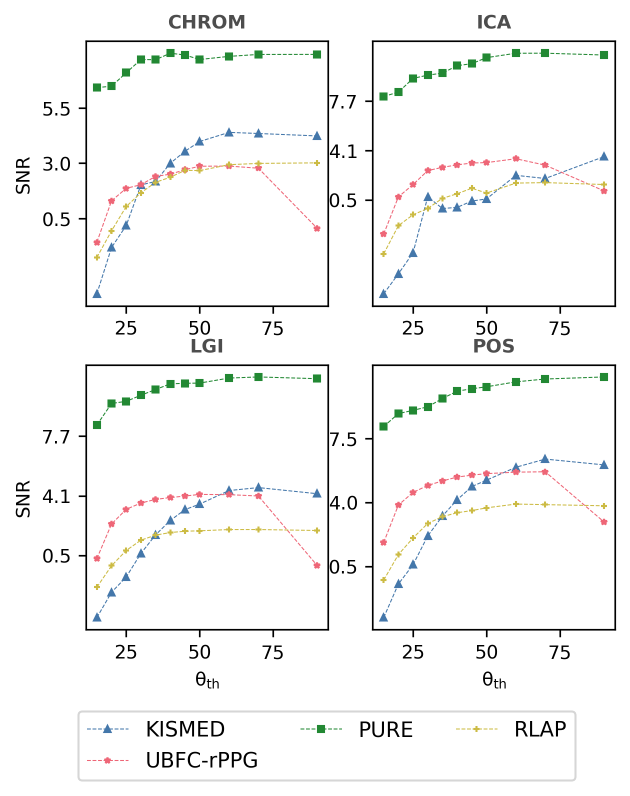
#> input picture notebooks/figs/angle_evaluation.png, 1259 x 1591 px (shown at 1/2 size)
$ python -i helper_code.py   (imports and definitions only)
#> lines starting #> are read from the running program, lines starting #| are printed output that depends on the picture; after the words box and inside, x2 and y2 are one past the last pixel; in counts of white or black regions, pixels touching at a corner belong together
#> further down, picture is the input picture: shape (1591, 1259, 3); mean B, G, R 245.6, 246.2, 245.9
import numpy as np
import cv2
from typing import List, Collection, NamedTuple

from matplotlib import colors as mcol, pyplot as plt, cm as cm
from scipy.spatial import distance, Delaunay
from scipy.interpolate import griddata

import roi_segmentation.DEFINITION_FACEMASK
from numba import jit


# [108 lines left out: functions triangle_centroid, euclidean_distance, apply_convex_hull, count_pixel_area_cv, count_pixel_area, generate_face_mask, not called in this run]


def skin_segmentation(frame):
    # Convert frame to rg-color space
    normalized_frame = cv2.cvtColor(frame, cv2.COLOR_BGR2RGB) / 255.0
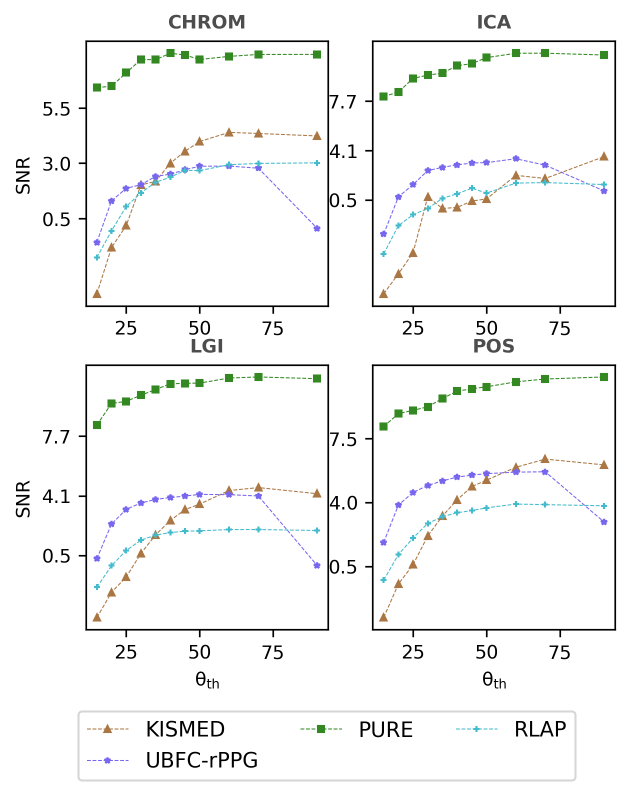
#> normalized_frame: shape (1591, 1259, 3) float64 (shown at 1/2 size); mean B, G, R 0.964, 0.966, 0.963

    # Convert frame to YCrCb color space
    # normalized_frame = cv2.cvtColor(frame, cv2.COLOR_BGR2YCrCb)

    r_channel = normalized_frame[:, :, 0]
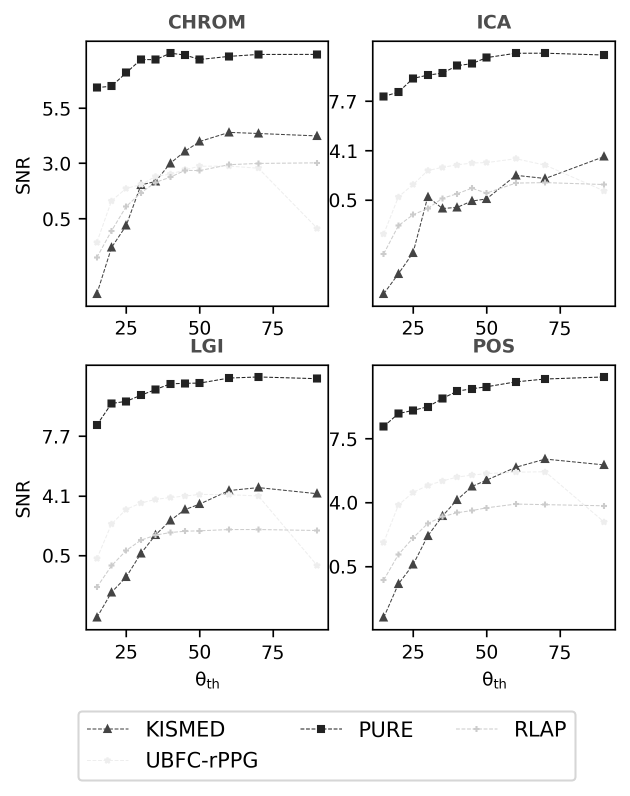
#> r_channel: shape (1591, 1259) float64 (shown at 1/2 size); min 0, max 1, mean 0.964
    g_channel = normalized_frame[:, :, 1]
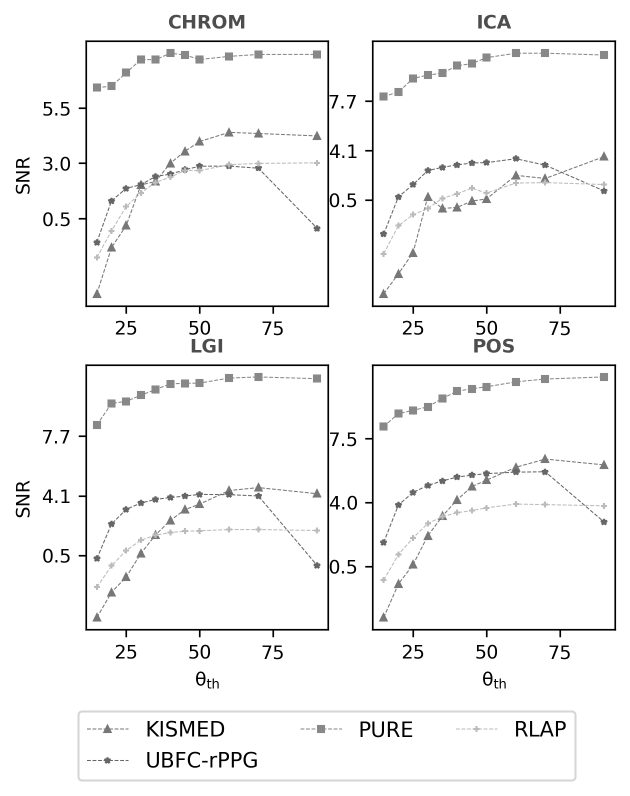
#> g_channel: shape (1591, 1259) float64 (shown at 1/2 size); min 0, max 1, mean 0.966
    b_channel = normalized_frame[:, :, 2]

    # Calculate 2D histograms for R, G, and B channels
    bins_b, bins_g, bins_r, hist_b, hist_g, hist_r = calc_histograms(r_channel, g_channel, b_channel, n_bins=64)
#> bins_b = 65 values from 0 to 1; bins_g = 65 values from 0 to 1; bins_r = 65 values from 0 to 1; hist_b = 64 values, max 1869161 at index 63, min 105 at index 10, mean 31298; hist_g = 64 values, max 1869254 at index 63, min 56 at index 12, mean 31298; hist_r = 64 values, max 1870783 at index 63, min 90 at index 12, mean 31298

    lower_threshold_r, upper_threshold_r, lower_threshold_g, upper_threshold_g, lower_threshold_b, upper_threshold_b = \
        calc_histogram_tresholds(hist_r, hist_g, hist_b, bins_r, bins_g, bins_b)
#> lower_threshold_r = 0.281; upper_threshold_r = 0.859; lower_threshold_g = 0.484; upper_threshold_g = 0.828; lower_threshold_b = 0.297; upper_threshold_b = 0.828

    skin_mask = cv2.inRange(frame, np.array([int(lower_threshold_b*255), int(lower_threshold_g*255), 0]), np.array([255, 255, 255]))
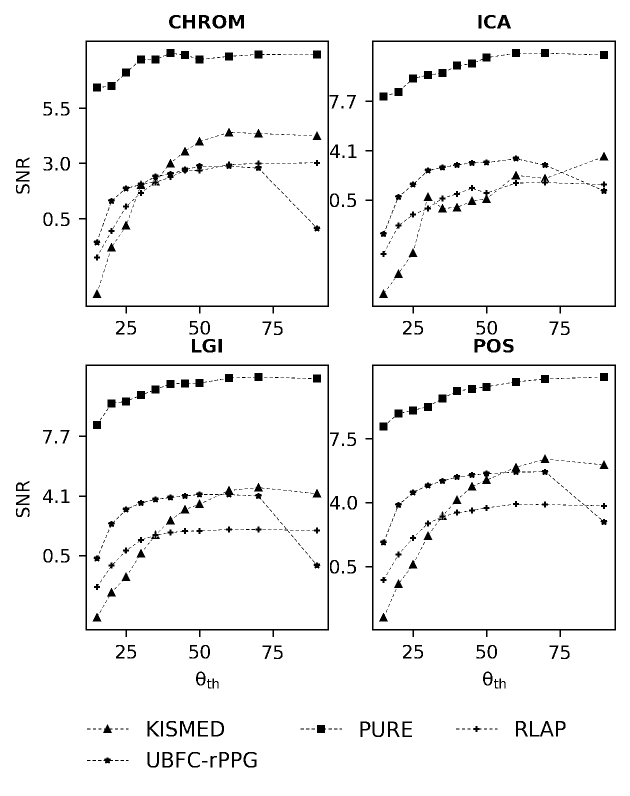
#> skin_mask: shape (1591, 1259) (shown at 1/2 size); 96.1% white; 742 black regions (461 under 20 px), largest, box (x1, y1, x2, y2) and area: (731, 81, 1232, 627) 6324, (158, 81, 658, 627) 6318, (731, 729, 1232, 1274) 6318

    skin_mask = cv2.medianBlur(skin_mask, 3)
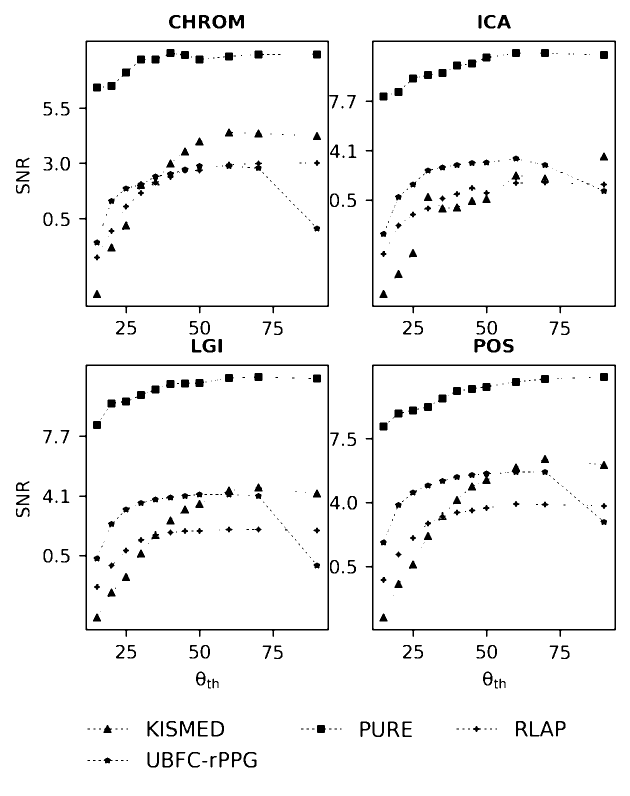
#> skin_mask: shape (1591, 1259) (shown at 1/2 size); 96.3% white; 546 black regions (284 under 20 px), largest, box (x1, y1, x2, y2) and area: (158, 81, 677, 627) 6462, (731, 81, 1232, 627) 6324, (731, 729, 1232, 1274) 6318
    skin_mask = cv2.morphologyEx(skin_mask, cv2.MORPH_OPEN, np.ones((4, 4), np.uint8))
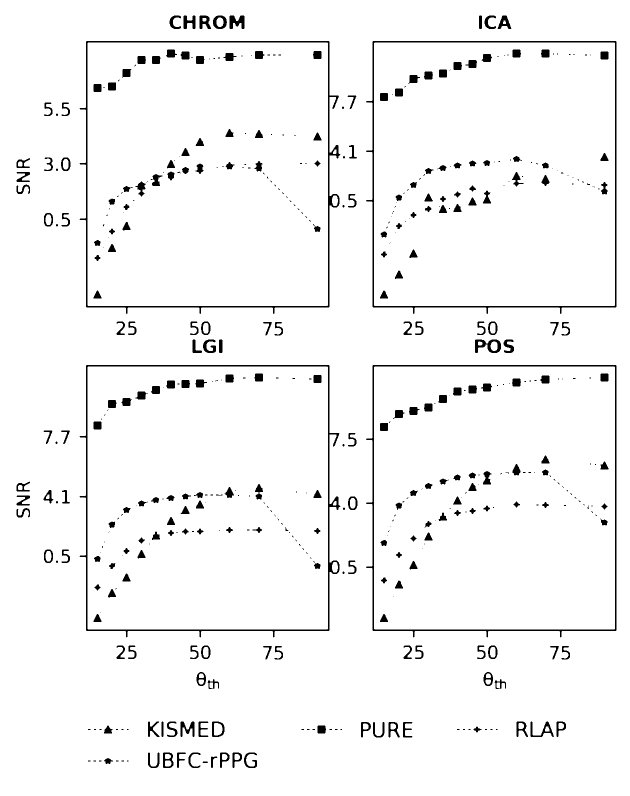
#> skin_mask: shape (1591, 1259) (shown at 1/2 size); 96.2% white; 506 black regions (252 under 20 px), largest, box (x1, y1, x2, y2) and area: (159, 82, 681, 628) 6956, (159, 730, 681, 1275) 6953, (732, 82, 1233, 628) 6324

    return skin_mask

@jit(nopython=True)
def calc_histograms(r_channel, g_channel, b_channel, n_bins=64):
    hist_r, bins_r = np.histogram(r_channel.flatten(), bins=n_bins, range=(0, 1))
    hist_g, bins_g = np.histogram(g_channel.flatten(), bins=n_bins, range=(0, 1))
    hist_b, bins_b = np.histogram(b_channel.flatten(), bins=n_bins, range=(0, 1))

    return bins_b, bins_g, bins_r, hist_b, hist_g, hist_r


@jit(nopython=True)
def calc_quartiles(bins, hist):
    # calculate the cumulative sum of the histogram counts
    cumulative_counts = np.cumsum(hist)

    # calculate the total count of elements in the histogram
    total_count = cumulative_counts[-1]

    # calculate the percentile indices corresponding to the quartiles
    lower_quartile_index = np.argmax(cumulative_counts >= total_count * 0.25)
    upper_quartile_index = np.argmax(cumulative_counts >= total_count * 0.75)
    median_index = np.argmax(cumulative_counts >= total_count * 0.5)

    # calculate the values of the quartiles using the bin edges
    lower_quartile = bins[lower_quartile_index]
    upper_quartile = bins[upper_quartile_index]
    median = bins[median_index]

    return median, lower_quartile, upper_quartile


@jit(nopython=True)
def calc_histogram_tresholds(hist_r, hist_g, hist_b, bins_r, bins_g, bins_b):
    # find the bin with the maximum count for each channel.
    # the first bin is neglected, as it contains all black pixels
    # the last bin is neglected, as it contains all saturated white pixels
    max_bin_r = np.argmax(hist_r[1:-1]) + 1
    max_bin_g = np.argmax(hist_g[1:-1]) + 1
    max_bin_b = np.argmax(hist_b[1:-1]) + 1

    median_r, lower_quartile_r, upper_quartile_r = calc_quartiles(bins_r[1:-1], hist_r[1:-1])
    median_g, lower_quartile_g, upper_quartile_g = calc_quartiles(bins_g[1:-1], hist_g[1:-1])
    median_b, lower_quartile_b, upper_quartile_b = calc_quartiles(bins_b[1:-1], hist_b[1:-1])

    # define the range to include the maximum bin and neighboring bins
    bin_range = 2

    # define the threshold range for skin color for each channel
    threshold_range = 0

    upper_threshold_r = upper_quartile_r
    upper_threshold_g = upper_quartile_g
    upper_threshold_b = upper_quartile_b

    lower_threshold_r = max(bins_r[max(0, max_bin_r - bin_range)] - threshold_range, 0) \
        if max_bin_r-bin_range < 0.1*len(bins_r) or bins_r[max_bin_r-bin_range] < lower_quartile_r else lower_quartile_r
    lower_threshold_g = max(bins_g[max(0, max_bin_g - bin_range)] - threshold_range, 0) \
        if max_bin_g-bin_range < 0.1*len(bins_g) or bins_g[max_bin_g-bin_range] < lower_quartile_g else lower_quartile_g
    lower_threshold_b = max(bins_b[max(0, max_bin_b - bin_range)] - threshold_range, 0) \
        if max_bin_b-bin_range < 0.1*len(bins_b) or bins_b[max_bin_b-bin_range] < lower_quartile_b else lower_quartile_b

    return lower_threshold_r, upper_threshold_r, lower_threshold_g, upper_threshold_g, lower_threshold_b, upper_threshold_b


# [761 lines left out: functions mask_eyes_out, segment_roi, resize_roi, check_acceptance, interpolate_surface_normal_angles_slow, calc_triangle_centroid_coordinates and 17 more, not called in this run]

>>> import cv2
>>> picture = cv2.imread('../notebooks/figs/angle_evaluation.png')
>>> result = skin_segmentation(picture)

$ run again, on notebooks/figs/visualization_bvp.png
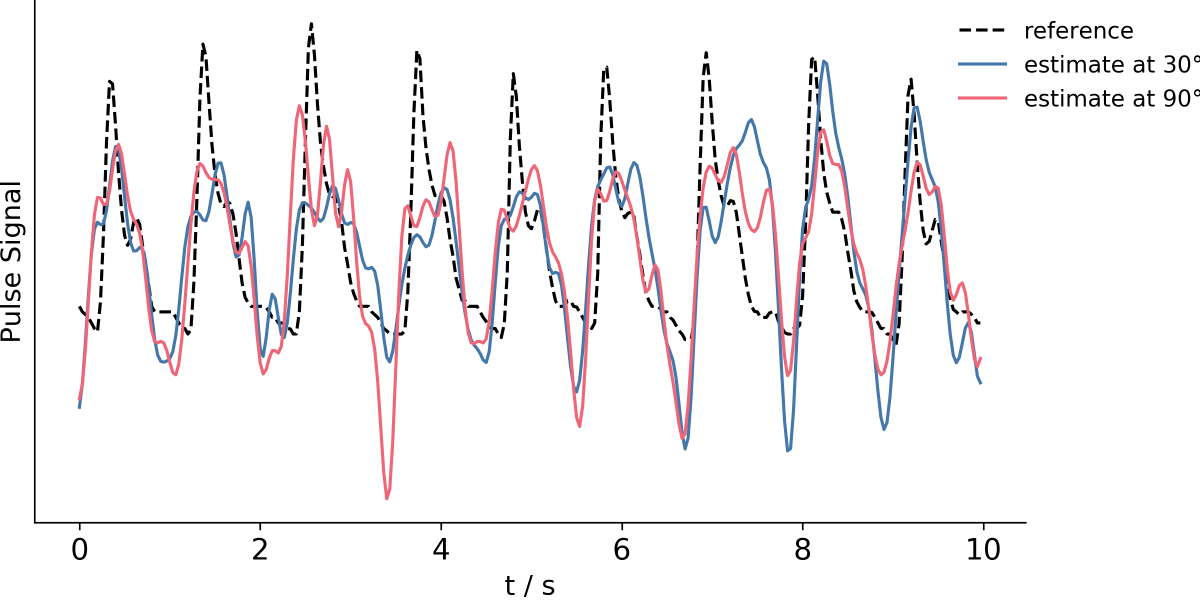
#> input picture notebooks/figs/visualization_bvp.png, 2400 x 1200 px (shown at 1/2 size)
#> picture is the input picture: shape (1200, 2400, 3); mean B, G, R 244.3, 243, 245.4
#> in skin_segmentation, `b_channel = normalized_frame[:, :, 2]`:
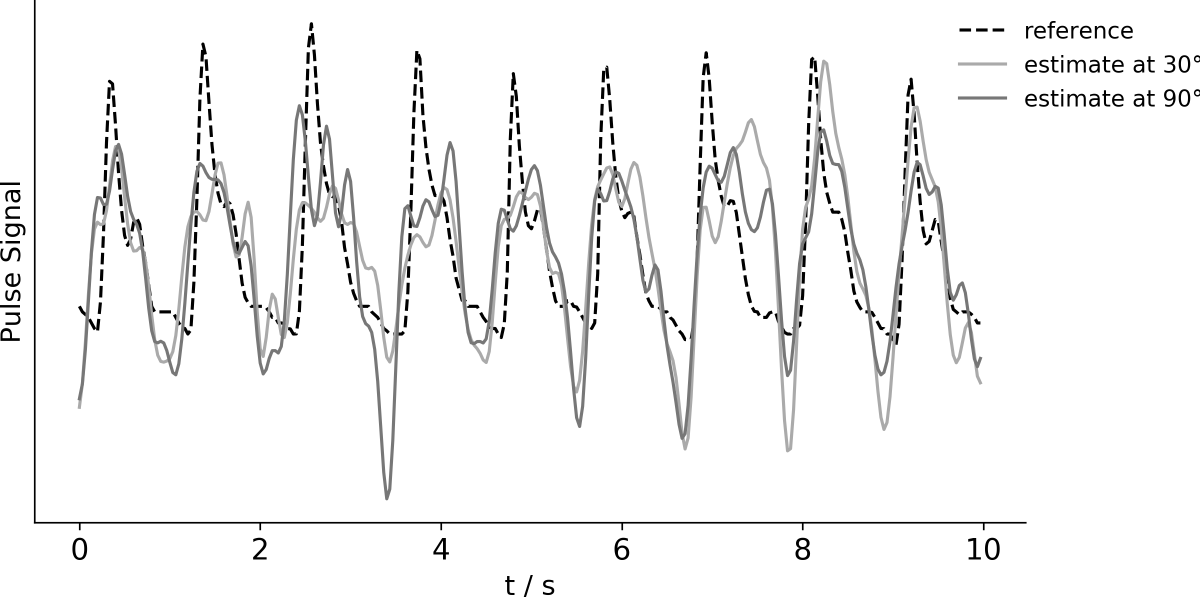
#> b_channel: shape (1200, 2400) float64 (shown at 1/2 size); min 0, max 1, mean 0.958
#> bins_b = 65 values from 0 to 1; hist_b = 64 values, max 2662338 at index 63, min 319 at index 18, mean 45000; hist_g = 64 values, max 2661987 at index 63, min 356 at index 20, mean 45000; hist_r = 64 values, max 2664738 at index 63, min 355 at index 8, mean 45000
#> lower_threshold_r = 0.266; upper_threshold_r = 0.922; lower_threshold_g = 0.359; upper_threshold_g = 0.531; lower_threshold_b = 0.422; upper_threshold_b = 0.656
#> in skin_segmentation, `skin_mask = cv2.morphologyEx(skin_mask, cv2.MORPH_OPEN, np.ones((4, 4)..`:
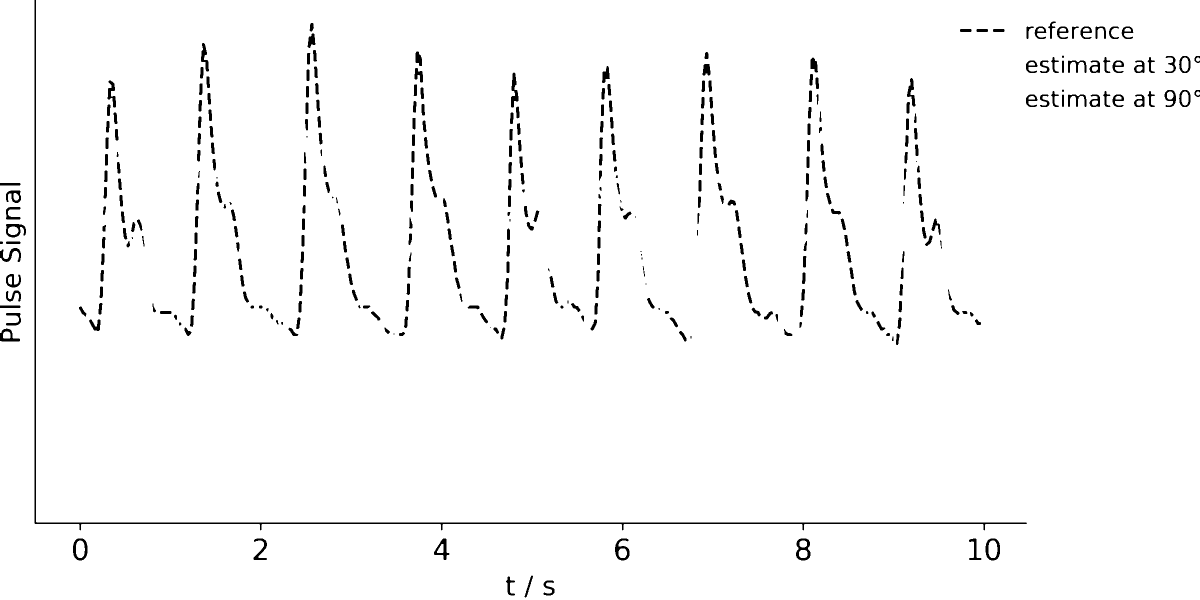
#> skin_mask: shape (1200, 2400) (shown at 1/2 size); 97.8% white; 386 black regions (25 under 20 px), largest, box (x1, y1, x2, y2) and area: (69, 0, 2054, 1061) 9322, (1592, 1077, 1621, 1121) 626, (1230, 1077, 1259, 1121) 564
